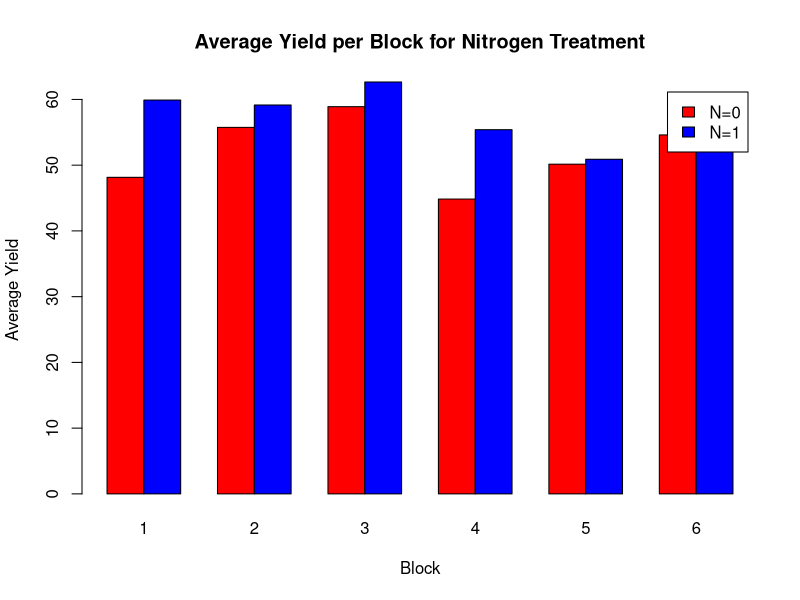
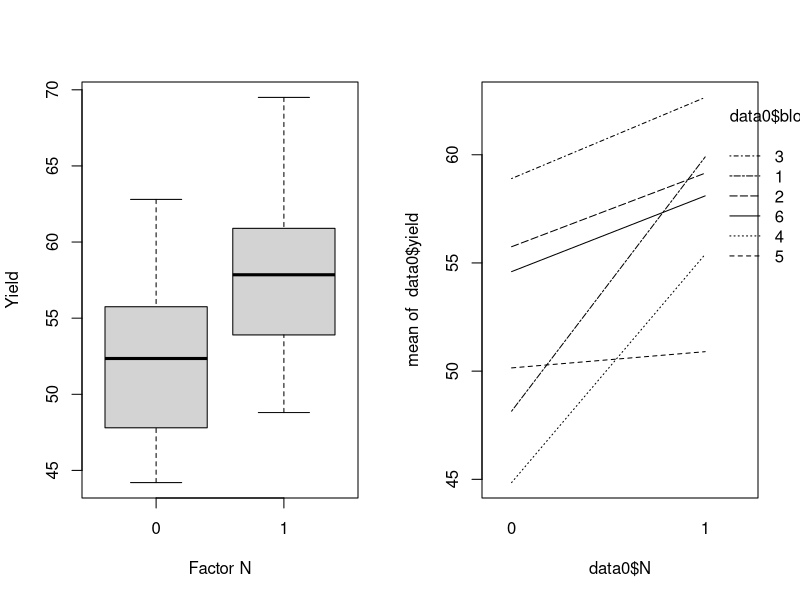

These figures' R source, in order: (Note: this script raises an error after producing the figures.)
library('MASS')
npk

########### a ###########
set.seed(123)  # add random seed for reproduce

# initial params
I <- 6  # blocks
J <- 4  # plots per block

# initial data frame
randomized_design <- data.frame(block = rep(1:I, each = J), plot = rep(1:J, times = I))

# for each block b, put (N, P, K) on each 2 plots randomly
for (b in 1:I) {
  plots <- sample(1:J, J, replace = FALSE)  # randomly reorder plots in each block
  
  # put N in the header 2 plots
  randomized_design$N[randomized_design$block == b] <- ifelse(plots %in% plots[1:2], 1, 0)
  
  # randomly put P in 2 plots
  randomized_design$P[randomized_design$block == b] <- ifelse(plots %in% sample(plots, 2), 1, 0)
  
  # randomly put K in 2 plots
  randomized_design$K[randomized_design$block == b] <- ifelse(plots %in% sample(plots, 2), 1, 0)
}

# print the plots
print(randomized_design)


########### b ###########
# combine those yield in the same block same N, and calc its mean
yield_matrix <- tapply(npk$yield, list(npk$block, npk$N), mean)

# plot bars
barplot(t(yield_matrix), beside = TRUE, col = c("red", "blue"),
        legend.text = c("N=0", "N=1"),
        main = "Average Yield per Block for Nitrogen Treatment",
        xlab = "Block", ylab = "Average Yield")

########### c ###########
data0 = npk
data0$block = as.factor(data0$block)
data0$N = as.factor(data0$N)
table = lm(yield~block*N, data=data0)
summary(table)
anova(table)

# P_value(block:N) = 0.47, This shows that there is no obvious difference in the effect of nitrogen fertilizer between different plots.
# But P_value(block)= 0.03967 < 0.05, so block should be included in our experiment, we could check the + affect

table = lm(yield ~ block + N, data = data0)
anova(table)
# prove it again, in + affect test, we find P_value(block) = 0.026173

# Friedman test
data0 = npk
data0$block = as.factor(data0$block)
data0$N = as.factor(data0$N)

par(mfrow=c(1,2))
boxplot(data0$yield~data0$N,xlab="Factor N",ylab="Yield")
interaction.plot(data0$N,data0$block,data0$yield)

table(data0$block, data0$N)

# error because we cannot use friedman directly, each block has more than one same value N
# should use lme4
friedman.test(data0$yield,data0$N,data0$block,data=data0)

########### d ###########
library('MASS')
data0 = npk

# initial the model factors
data0$block = as.factor(data0$block)
data0$N = as.factor(data0$N)
data0$P = as.factor(data0$P)
data0$K = as.factor(data0$K)

# model 1: yield ~ N + P + K + N:block
model_1 = lm(yield ~ N + P + K + N:block, data = data0)
summary(model_1)
anova(model_1)

# model 2: yield ~ N + P + K + P:block
model_2 = lm(yield ~ N + P + K + P:block, data = data0)
summary(model_2)
anova(model_2)

# model 3: yield ~ N + P + K + k:block
model_3 = lm(yield ~ N + P + K + K:block, data = data0)
summary(model_3)
anova(model_3)

# model 4: yield ~ N + P + K + block
model_4 = lm(yield ~ N + P + K + block, data = data0)
summary(model_4)
anova(model_4)

# chose model 1 considering the min Residual error = y_i - y_i_predict
# model 4 is just a base line, should not be considered
par(mfrow=c(2,2))
qqnorm(residuals(model_1))
qqline(residuals(model_1), col="red")

qqnorm(residuals(model_2))
qqline(residuals(model_2), col="red")

qqnorm(residuals(model_3))
qqline(residuals(model_3), col="red")

qqnorm(residuals(model_4))
qqline(residuals(model_4), col="red")

plot(fitted(model_1), residuals(model_1))
plot(fitted(model_2), residuals(model_2))
plot(fitted(model_3), residuals(model_3))
plot(fitted(model_4), residuals(model_4))

########### e ###########
model_1 = lm(yield ~ N + P + K + N:block, data = data0)
summary(model_1)
# best combination {(1, 0, 0), block3}


